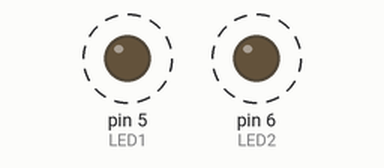
This sketch was run on a simulated Arduino Uno, built with avr-gcc and run on an emulated ATmega328P. On the bench: output pins drawn as LEDs (lit = HIGH). Dashed ring = blinking.

Above: at 0.05 s.
Timing chart, 0 to 3.0 s (numbered marks = the images above):
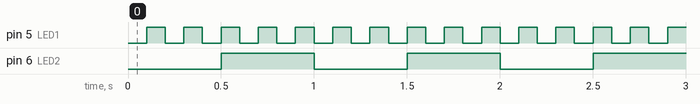

The sketch:

blink-no-delay.ino
```cpp
const int LED1 =  5;
const int LED2 =  6;

int ledState1 = 0;
int ledState2 = 0;

unsigned long previousMillis1 = 0;
unsigned long previousMillis2 = 0;

const long interval1 = 100;
const long interval2 = 500;

void setup() {
  pinMode(LED1, OUTPUT);
  pinMode(LED2, OUTPUT);
}

void loop() {
  unsigned long currentMillis = millis();

  //LED1
  if (currentMillis - previousMillis1 >= interval1) {
    previousMillis1 = currentMillis;
    ledState1 ^=1;
    digitalWrite(LED1, ledState1);
  }

  //LED2
  if (currentMillis - previousMillis2 >= interval2) {
    previousMillis2 = currentMillis;
    ledState2 ^=1;
    digitalWrite(LED2, ledState2);
  }
}
```

Measured:
- by itself, pin 5 (LED1): alternates HIGH for 0.10 s and LOW for 0.10 s
- by itself, pin 6 (LED2): alternates HIGH for 0.50 s and LOW for 0.50 s
